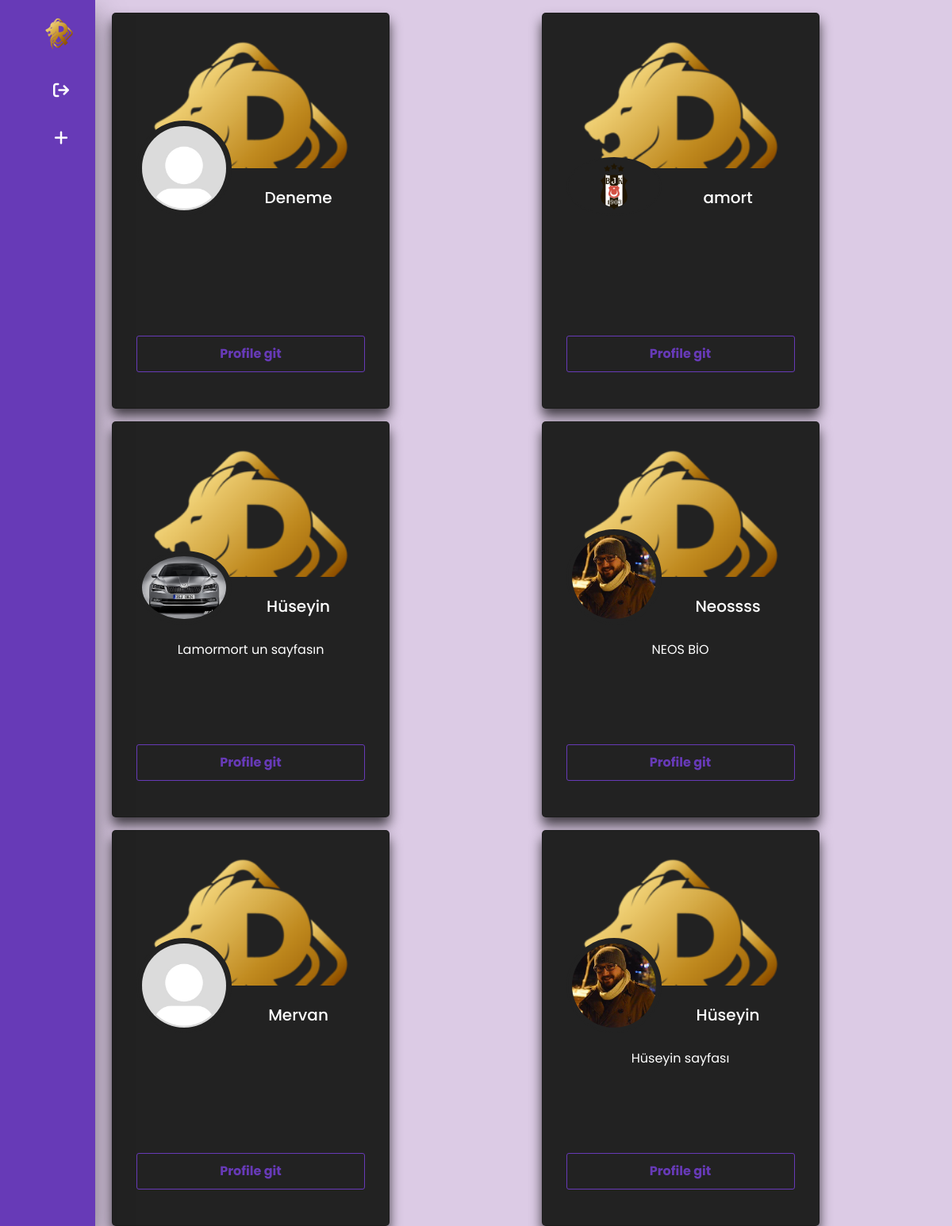
The page /takipönerisi/ on the database its author committed.
### account/models.py (models this page shows, shortened)
class Hesap(models.Model):
    id = models.UUIDField(primary_key=True ,db_index=True , default=uuid.uuid4, editable=False)
    created_at = models.DateTimeField(auto_now_add=True)
    user = models.OneToOneField(User , on_delete=models.CASCADE)
    isim = models.CharField(max_length=100)
    soyisim = models.CharField(max_length=100)
    bio = models.TextField(max_length=500 , blank=True)
    takip = models.ManyToManyField(User ,related_name='takip')
    takipci = models.ManyToManyField(User , related_name='takipci')
    resim = models.FileField(upload_to='profil_pic/' , default='profil_pic/default.jpg',blank=True)

### myapp/views.py (called while the page is built)
def takipedilecek(request):
    profiller = Hesap.objects.exclude(takipci__in =[request.user.id]).order_by('?')
    context = {
        'profiller' : profiller
    }
    return render(request , 'takipedilecek.html',context)

### myapp/templates/takipedilecek.html (shortened to what this page needs)
{% extends "anasayfa.html" %}
{% load static %}
{% block content %}
<div class="container">
    <div class="row">
        {% for profil in profiller %}
        {% if profil == request.user.hesap %}
        {% else %}
        <div class="card ms-4 mt-3 m-auto">
                <div class="cover-photo">
                    <img src="{{ profil.resim.url }}" class="profile">
                </div>
                <h3 class="profile-name">{{ profil.isim }}</h3>
                <p class="about">{{ profil.bio }}</p>
                <button class="btn"><a class="nav-link" href="/other/{{profil.user.id}}">Profile git</a> </button>
        </div>
        {% endif %}
        {% endfor %}
    </div>
</div>
{% endblock content %}

### myapp/templates/anasayfa.html (shortened to what this page needs)
{% load static %}
<!DOCTYPE html>
<html lang="en">
<head>
    <link href="https://cdn.jsdelivr.net/npm/bootstrap@5.3.0-alpha1/dist/css/bootstrap.min.css" rel="stylesheet">
    <link rel="stylesheet" href="https://cdnjs.cloudflare.com/ajax/libs/font-awesome/6.3.0/css/all.min.css" />
    <link rel="stylesheet" href="{% static 'style.css' %}">
</head>
<body>
<div class="main-div">
  <div class="duvar"></div>
    <nav>
        <ul>
            <li class="b">
                <i><img class="logo" src="{% static 'image/logo.png' %}" alt="" width="45px"></i>
            </li>
            {% if user.is_authenticated %}
            <li class="b"><a href="{% url 'anasayfa' %}">
              <i class="fas fa-home"></i>
              <span class="nav-item">Home</span>
            </a></li>
            <li class="b"><a href="{% url 'profile' %}">
              <i class="fas mb-3"><img src="{{request.user.hesap.resim.url}}" alt="" width="35px" class="rounded-5"></i>
                <span class="nav-item ">{{ request.user.username|upper }}</span>
            </a></li>
            <li class="b"><a href="{% url 'kesfet' %}">
                <i class="fa-brands fa-twitter twittericon"></i>
                <span class="nav-item">Keşfet</span>
            </a></li>
            <li class="b"><a href="{% url 'takipedilecek' %}">
              <i class="fas fa-solid fa-users"></i>
              <span class="nav-item">Kişi Önerileri</span>
          </a></li>
            <li class="b"><a href="{% url 'logout' %}">
              <i class="fas fa-sign-out"></i>
              <span class="nav-item">Çıkış</span>
            </a></li>
            {% else %}
            <li class="b"><a href="{% url 'login' %}">
              <i class="fas fa-sign-out"></i>
            </a></li>
            <li class="b"><a href="{% url 'register' %}">
              <i class="fas fa-solid fa-plus"></i>
            </a></li>
            {% endif %}
        </ul>
    </nav>
    {% block content %}{% endblock content %}
</div>
</body>
</html>

### myapp/static/style.css (style rules this page uses)
* { margin: 0; padding: 0; outline: none; border: none; text-decoration: none; box-sizing: border-box; font-family: "Poppins" , sans-serif; list-style-type:none; }
body { background: #dccbe5 ; }
.main-div nav { position: fixed; top: 0; bottom: 0; height: 100%; left: 0 ; background-color: #673ab7; width: 120px; overflow: hidden; transition: width 0.2s linear; box-shadow: 0 20px 35px rgba(0, 0, 0, 0.5); z-index: 1; }
.logo { display: flex; transition: all 0.5s ease; margin: 20px 0 0 20px; margin-bottom: 15px; }
.b i { color: white; }
.b a { text-decoration: none; position: relative; color: white ; font-size: 14px; display: table; width: 300px; padding: 10px; }
.fas { position: relative; width: 70px; height: 40px; top: 14px; font-size: 20px; text-align: center; }
.main-div { display: flex; justify-content: space-between; }
.duvar { width: 130px; height: 5px; }
h3 { margin: 0 0 0.5rem 0; color: #999; font-size: 14px; }
p { margin: 0 0 4.5rem 0; font-size: 16px; line-height: 1.45; color: #333; }

### myapp/templates/takipedilecek.html (style rules this page uses)
.card { padding: 15px; width: 350px; background: #222; border-radius: 5px; text-align: center; box-shadow: 0 10px 15px rgba(0, 0, 0, 0.7); user-select: none; }
.cover-photo { position: relative; background: url('/static/image/logo.png'); object-fit: cover; background-size: cover; height: 180px; border-radius: 5px 5px 0 0; }
.profile { position: absolute; width: 120px; bottom: -60px; left: 15px; border-radius: 50%; border: 2px solid #222; background: #222; padding: 5px; }
.profile-name { font-size: 20px; margin: 25px 0 0 120px; color: #fff; }
.about { margin-top: 30px; line-height: 1.6; color: #fff; height: 30px; }
.btn { margin: 30px 15px; background: #673ab7; padding: 10px 25px; border-radius: 3px; border: 1px solid #673ab7; font-weight: bold; font-family: Montserrat; cursor: pointer; color: #222; transition: 0.2s; }
.btn:last-of-type { background: transparent; border-color: #673ab7; color: #673ab7; }

### rows shown on the page
Hesap: resim (placeholder picture), isim "Deneme"
Hesap: resim (picture), isim "amort"
Hesap: resim (picture), isim "Hüseyin", bio "Lamormort un sayfasın"
Hesap: resim (picture), isim "Neossss", bio "NEOS BİO"
Hesap: resim (placeholder picture), isim "Mervan"
Hesap: resim (picture), isim "Hüseyin", bio "Hüseyin sayfası"
